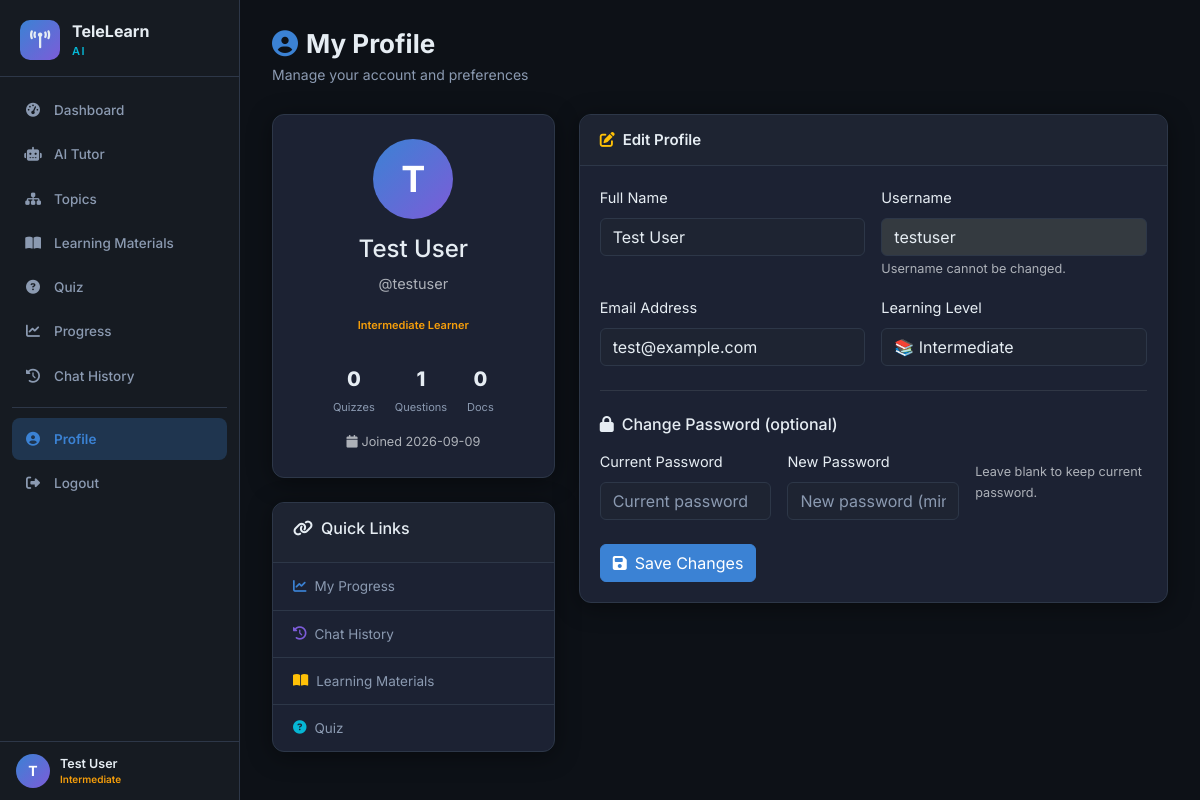
Screenshot of /profile (signed in) with the database file from the repository.
### tables this page shows
CREATE TABLE users (
            id INTEGER PRIMARY KEY AUTOINCREMENT,
            username TEXT UNIQUE NOT NULL,
            email TEXT UNIQUE NOT NULL,
            password_hash TEXT NOT NULL,
            full_name TEXT,
            learning_level TEXT DEFAULT 'beginner',
            created_at DATETIME DEFAULT CURRENT_TIMESTAMP,
            last_login DATETIME
        );

### routes/profile.py (the view)
@profile_bp.route('/profile')
@login_required
def index():
    user_id = session['user_id']
    conn = get_db_connection()
    try:
        user = conn.execute("SELECT * FROM users WHERE id = ?", (user_id,)).fetchone()
        quiz_stats = get_quiz_stats(user_id)
        doc_count = conn.execute(
            "SELECT COUNT(*) as n FROM documents WHERE user_id = ?", (user_id,)
        ).fetchone()['n']
        msg_count = conn.execute(
            """SELECT COUNT(*) as n FROM messages m
               JOIN conversations c ON m.conversation_id = c.id
               WHERE c.user_id = ? AND m.role='user'""", (user_id,)
        ).fetchone()['n']
    finally:
        conn.close()
    return render_template('profile.html', user=dict(user), quiz_stats=quiz_stats,
                           doc_count=doc_count, msg_count=msg_count)

### database/db_init.py (called while the page is built)
def get_db_connection():
    os.makedirs(os.path.dirname(Config.DATABASE_PATH), exist_ok=True)
    conn = sqlite3.connect(Config.DATABASE_PATH)
    conn.row_factory = sqlite3.Row
    conn.execute("PRAGMA foreign_keys = ON")
    return conn

### routes/auth.py (called while the page is built)
def is_logged_in():
    return 'user_id' in session

def login_required(f):
    from functools import wraps
    @wraps(f)
    def decorated(*args, **kwargs):
        if not is_logged_in():
            flash('Please log in to access this page.', 'warning')
            return redirect(url_for('auth.login'))
        return f(*args, **kwargs)
    return decorated

### services/quiz_service.py (called while the page is built)
def get_quiz_stats(user_id):
    conn = get_db_connection()
    try:
        stats = conn.execute(
            """SELECT COUNT(*) as total_quizzes,
                      AVG(score_percent) as avg_score,
                      MAX(score_percent) as best_score,
                      SUM(total_questions) as total_questions_answered
               FROM quiz_attempts WHERE user_id = ?""",
            (user_id,)
        ).fetchone()
        return dict(stats) if stats else {}
    finally:
        conn.close()

### templates/profile.html (shortened to what this page needs)
{% extends 'base.html' %}
{% block content %}
<div class="page-wrapper">
  <div class="page-header">
    <div>
      <h1 class="page-title"><i class="fas fa-user-circle me-2 text-primary"></i>My Profile</h1>
      <p class="page-subtitle">Manage your account and preferences</p>
    </div>
  </div>
  <div class="row g-4">
    <div class="col-lg-4">
      <div class="glass-card text-center mb-4">
        <div class="glass-card-body py-4">
          <div class="profile-avatar-large">
            {{ user.full_name[0].upper() if user.full_name else user.username[0].upper() }}
          </div>
          <h4 class="mt-3">{{ user.full_name or user.username }}</h4>
          <p class="text-muted">@{{ user.username }}</p>
          <span class="badge badge-level-{{ user.learning_level }} px-3 py-2">
            {{ user.learning_level.title() }} Learner
          </span>
          <div class="profile-stats mt-4">
            <div class="ps-item"><strong>{{ quiz_stats.get('total_quizzes', 0)|int }}</strong><span>Quizzes</span></div>
            <div class="ps-item"><strong>{{ msg_count }}</strong><span>Questions</span></div>
            <div class="ps-item"><strong>{{ doc_count }}</strong><span>Docs</span></div>
          </div>
          <div class="text-muted small mt-3">
            <i class="fas fa-calendar me-1"></i>Joined {{ user.created_at[:10] }}
          </div>
        </div>
      </div>
      <div class="glass-card">
        <div class="glass-card-header"><h6><i class="fas fa-link me-2"></i>Quick Links</h6></div>
        <div class="glass-card-body p-0">
          <a href="{{ url_for('profile.progress') }}" class="profile-link-item"><i class="fas fa-chart-line me-2 text-primary"></i>My Progress</a>
          <a href="{{ url_for('profile.history') }}" class="profile-link-item"><i class="fas fa-history me-2 text-purple"></i>Chat History</a>
          <a href="{{ url_for('materials.index') }}" class="profile-link-item"><i class="fas fa-book-open me-2 text-warning"></i>Learning Materials</a>
          <a href="{{ url_for('quiz.index') }}" class="profile-link-item"><i class="fas fa-question-circle me-2 text-cyan"></i>Quiz</a>
        </div>
      </div>
    </div>
    <div class="col-lg-8">
      <div class="glass-card">
        <div class="glass-card-header">
          <h5><i class="fas fa-edit me-2 text-warning"></i>Edit Profile</h5>
        </div>
        <div class="glass-card-body">
          <form method="POST" action="{{ url_for('profile.update') }}">
            <div class="row g-3">
              <div class="col-md-6">
                <label class="form-label">Full Name</label>
                <input type="text" class="form-control" name="full_name" value="{{ user.full_name or '' }}" required>
              </div>
              <div class="col-md-6">
                <label class="form-label">Username</label>
                <input type="text" class="form-control" value="{{ user.username }}" disabled>
                <small class="text-muted">Username cannot be changed.</small>
              </div>
              <div class="col-md-6">
                <label class="form-label">Email Address</label>
                <input type="email" class="form-control" name="email" value="{{ user.email }}" required>
              </div>
              <div class="col-md-6">
                <label class="form-label">Learning Level</label>
                <select class="form-select" name="learning_level">
                  <option value="intermediate" {{ 'selected' if user.learning_level == 'intermediate' }}>📚 Intermediate</option>
                </select>
              </div>
            </div>
            <hr class="my-4 border-secondary">
            <h6 class="mb-3"><i class="fas fa-lock me-2"></i>Change Password (optional)</h6>
            <div class="row g-3">
              <div class="col-md-4">
                <label class="form-label">Current Password</label>
                <input type="password" class="form-control" name="current_password" placeholder="Current password">
              </div>
              <div class="col-md-4">
                <label class="form-label">New Password</label>
                <input type="password" class="form-control" name="new_password" placeholder="New password (min 6)">
              </div>
              <div class="col-md-4 d-flex align-items-end">
                <p class="text-muted small">Leave blank to keep current password.</p>
              </div>
            </div>
            <div class="mt-4">
              <button type="submit" class="btn btn-primary"><i class="fas fa-save me-2"></i>Save Changes</button>
            </div>
          </form>
        </div>
      </div>
    </div>
  </div>
</div>
{% endblock %}

### templates/base.html (shortened to what this page needs)
<!DOCTYPE html>
<html lang="en" data-bs-theme="dark">
<head>
  <link href="https://cdn.jsdelivr.net/npm/bootstrap@5.3.3/dist/css/bootstrap.min.css" rel="stylesheet">
  <link href="https://cdnjs.cloudflare.com/ajax/libs/font-awesome/6.5.0/css/all.min.css" rel="stylesheet">
  <link href="{{ url_for('static', filename='css/style.css') }}" rel="stylesheet">
</head>
<body>
{% if session.get('user_id') %}
<div class="sidebar" id="sidebar">
  <div class="sidebar-brand">
    <div class="brand-icon"><i class="fas fa-broadcast-tower"></i></div>
    <div class="brand-text">
      <span class="brand-name">TeleLearn</span>
      <span class="brand-sub">AI</span>
    </div>
  </div>
  <nav class="sidebar-nav">
    <a href="{{ url_for('dashboard.index') }}" class="nav-item {% if request.endpoint == 'dashboard.index' %}active{% endif %}">
      <i class="fas fa-tachometer-alt"></i><span>Dashboard</span>
    </a>
    <a href="{{ url_for('chatbot.index') }}" class="nav-item {% if 'chatbot' in (request.endpoint or '') %}active{% endif %}">
      <i class="fas fa-robot"></i><span>AI Tutor</span>
    </a>
    <a href="{{ url_for('topics.index') }}" class="nav-item {% if 'topics' in (request.endpoint or '') %}active{% endif %}">
      <i class="fas fa-sitemap"></i><span>Topics</span>
    </a>
    <a href="{{ url_for('materials.index') }}" class="nav-item {% if 'materials' in (request.endpoint or '') %}active{% endif %}">
      <i class="fas fa-book-open"></i><span>Learning Materials</span>
    </a>
    <a href="{{ url_for('quiz.index') }}" class="nav-item {% if 'quiz' in (request.endpoint or '') %}active{% endif %}">
      <i class="fas fa-question-circle"></i><span>Quiz</span>
    </a>
    <a href="{{ url_for('profile.progress') }}" class="nav-item {% if request.endpoint == 'profile.progress' %}active{% endif %}">
      <i class="fas fa-chart-line"></i><span>Progress</span>
    </a>
    <a href="{{ url_for('profile.history') }}" class="nav-item {% if request.endpoint == 'profile.history' %}active{% endif %}">
      <i class="fas fa-history"></i><span>Chat History</span>
    </a>
    <div class="nav-divider"></div>
    <a href="{{ url_for('profile.index') }}" class="nav-item {% if request.endpoint == 'profile.index' %}active{% endif %}">
      <i class="fas fa-user-circle"></i><span>Profile</span>
    </a>
    <a href="{{ url_for('auth.logout') }}" class="nav-item nav-logout">
      <i class="fas fa-sign-out-alt"></i><span>Logout</span>
    </a>
  </nav>
  <div class="sidebar-footer">
    <div class="user-mini">
      <div class="user-avatar-mini">{{ session.get('full_name', 'U')[0].upper() }}</div>
      <div class="user-mini-info">
        <span class="user-mini-name">{{ session.get('full_name', session.get('username')) }}</span>
        <span class="user-mini-level badge-level-{{ session.get('learning_level','beginner') }}">{{ session.get('learning_level','beginner').title() }}</span>
      </div>
    </div>
  </div>
</div>
<div class="main-content" id="mainContent">
  {% block content %}{% endblock %}
</div>
{% endif %}
</body>
</html>

### rows the page displays
users: get "Test User", get "Intermediate", full_name "T", full_name "Test User", username "testuser", learning_level "Intermediate", created_at "2026-09-09", email "test@example.com"

### other values shown
{{ session.get('full_name', 'U')[0].upper() }} "T"
{{ quiz_stats.get('total_quizzes', 0)|int }} "0"
{{ msg_count }} "1"
{{ doc_count }} "0"
